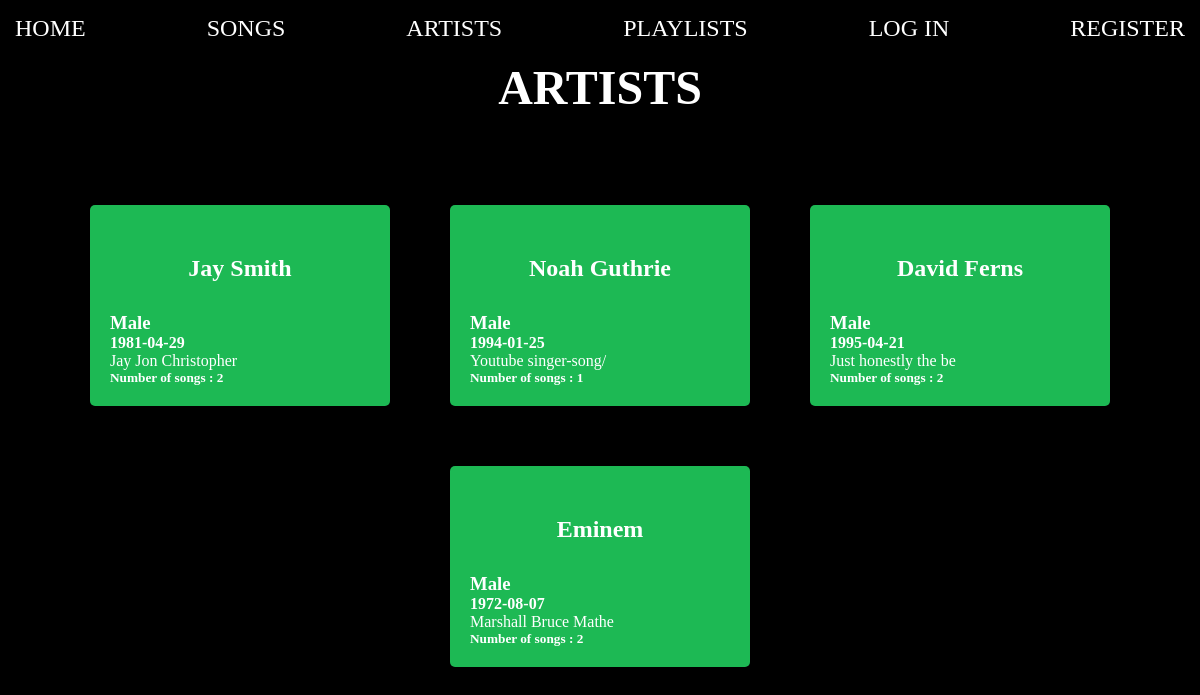
Screenshot of /artists.php with the database file from the repository.
### tables this page shows
CREATE TABLE `artiste` (
  `id` int(12) NOT NULL,
  `name` varchar(20) NOT NULL,
  `bio` text NOT NULL,
  `gender` enum('Male','Female','Other','') NOT NULL,
  `date_of_birth` date NOT NULL
);

### artists.php (the view, shortened to what this page needs)
<!DOCTYPE html>
<html lang="en">
<head>
    <link rel="stylesheet" href="style.css">
</head>
<body>
    <?php
    include_once "nav.php";
    include_once "database.php";
    if ($conn) {
        $query = "SELECT * FROM artiste";
        $results = mysqli_query($conn, $query);
        $artists = mysqli_fetch_all($results, MYSQLI_ASSOC);
    }
    ?>
    <h1>ARTISTS</h1>
    <div class="ArtCont">
        <?php foreach ($artists as $artist) : ?>
            <div class="artistBio">
                <h2><?= $artist["name"]; ?></h2>
                <h3><?= $artist["gender"]; ?></h3>
                <h4><?= $artist["date_of_birth"]; ?></h4>
                <p><?= substr($artist["bio"], 0, 20); ?></p>
                <h5>Number of songs : <?php
                                        $queryArt = 'SELECT * FROM artiste INNER JOIN songs ON artiste_id = artiste.id WHERE artiste_id =' . $artist["id"];
                                        $resultsArt = mysqli_query($conn, $queryArt);
                                        $songCount = count(mysqli_fetch_all($resultsArt, MYSQLI_ASSOC));
                                        echo $songCount;
                                        ?></h5>
            </div>
        <?php endforeach; ?>
    </div>
</body>
</html>

### nav.php (shortened to what this page needs)
<header>
    <a href="home.php">HOME</a>
    <a href="songs.php">SONGS</a>
    <a href="artists.php">ARTISTS</a>
    <?php
    if (!isset($_SESSION["firstname"])) {
        echo '<a href="login.php">PLAYLISTS</a>';
    } else {
        echo '<a href="playlist.php">PLAYLISTS</a>';
    }
    ?>
    <?php
    if (!isset($_SESSION["firstname"])) {
        echo "<a href='login.php'>LOG IN</a>";
        echo "<a href='register.php'>REGISTER</a>";
    } else {
        echo "<a href='account.php'> Welcome " . $_SESSION['firstname'] . "</a>";
        echo "<a href='logout.php'>LOG OUT</a>";
    }
    ?>
</header>

### style.css (style rules this page uses)
* { box-sizing: border-box; margin: 0; padding: 0; }
header { display: flex; justify-content: space-between; background-color: black; flex-wrap: wrap; height: 30px; padding: 15px; }
a { text-decoration: none; color: white; font-size: 1.5em; }
h1 { margin: 30px; text-align: center; font-size: 3em; color: white; }
h2 { text-align: center; margin: 30px; }
body { background-color: black; color: white; }
.artistBio { width: 300px; overflow: auto; background-color: #1db954; margin: 30px; padding: 20px; border-radius: 5px; }
.ArtCont { display: flex; justify-content: center; flex-wrap: wrap; margin: 60px 20px; }

### rows the page displays
artiste: name "Jay Smith", gender "Male", date_of_birth "1981-04-29", bio "Jay Jon Christopher", songCount "2"
artiste: name "Noah Guthrie", gender "Male", date_of_birth "1994-01-25", bio "Youtube singer-song/", songCount "1"
artiste: name "David Ferns", gender "Male", date_of_birth "1995-04-21", bio "Just honestly the be", songCount "2"
artiste: name "Eminem", gender "Male", date_of_birth "1972-08-07", bio "Marshall Bruce Mathe", songCount "2"
